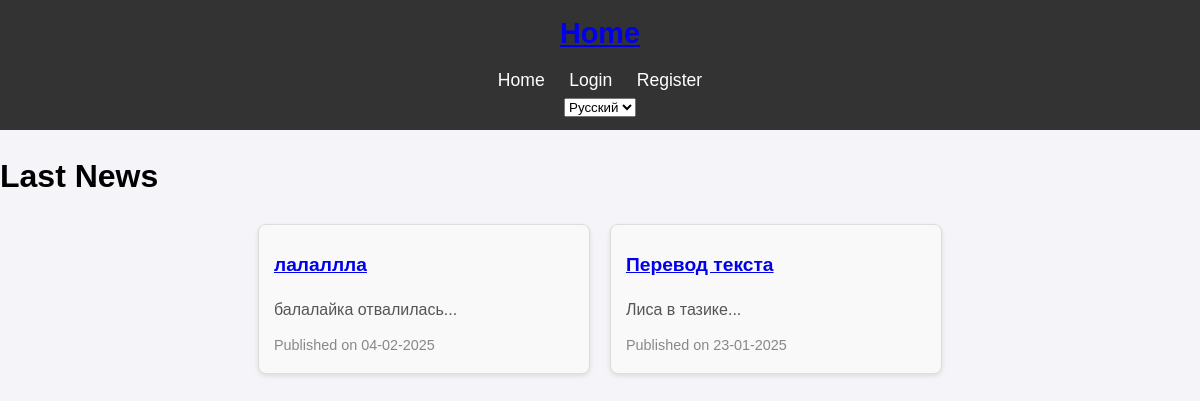
The page / on the database its author committed.
### app.py (models this page shows)
class News(db.Model):
    id = db.Column(db.Integer, primary_key=True)
    title = db.Column(db.String(100), nullable=False)
    content = db.Column(db.Text, nullable=False)
    preview_image = db.Column(db.String(100), nullable=True)
    content_images = db.Column(db.Text, nullable=True)
    views = db.Column(db.Integer, default=0)
    created_at = db.Column(db.DateTime, default=datetime.utcnow)
    author_id = db.Column(db.Integer, db.ForeignKey('user.id'), nullable=False)
    translated_content = db.Column(db.Text, nullable=True)

### app.py (the view)
@app.route('/')
def index():
    news = News.query.order_by(News.created_at.desc()).all()
    return render_template('index.html', news=news)

### app.py (called while the page is built)
def translate(key):
    language = session.get('language', 'en')
    return translations.get(language, translations['en']).get(key, key)

@app.context_processor
def inject_translations():
    return {'t': translate}

@app.context_processor
def inject_user():
    user = None
    if 'user_id' in session:
        user = User.query.get(session['user_id'])
    return {'current_user': user}

### templates/index.html (shortened to what this page needs)
{% extends 'base.html' %}
{% block content %}
    <h1>{{ t('last_news') }}</h1>
    <div class="news-container">
        {% if news %}
            {% for item in news %}
            <div class="news-item">
                <h2><a href="{{ url_for('news_detail', news_id=item.id) }}">{{ item.title }}</a></h2>
                <p>{{ item.content[:150] }}...</p>
                <small>{{ t('published_on') }} {{ item.created_at.strftime('%d-%m-%Y') }}</small>
            </div>
            {% endfor %}
        {% else %}
            <p>{{ t('no_news') }}</p>
        {% endif %}
    </div>
{% endblock %}

### templates/base.html (shortened to what this page needs)
<!DOCTYPE html>
<html lang="en">
<head>
    <link rel="stylesheet" href="{{ url_for('static', filename='styles.css') }}">
</head>
<body>
    <header>
        <h1><a href="/">{{ t('home') }}</a></h1>
        <nav>
            <a href="/">{{ t('home') }}</a>
            {% if current_user %}
                <a href="/profile">{{ t('profile') }}</a>
                {% if current_user.role in ['moder', 'admin', 'superadmin'] %}
                    <a href="/admin_panel">{{ t('admin_panel') }}</a>
                {% endif %}
                <a href="/logout">{{ t('logout') }}</a>
            {% else %}
                <a href="/login">{{ t('login') }}</a>
                <a href="/register">{{ t('register') }}</a>
            {% endif %}
            <form action="/set_language" method="POST" class="language-form">
                <select name="language" onchange="this.form.submit()">
                    <option value="ru" {% if session.get('language') == 'ru' %}selected{% endif %}>Русский</option>
                </select>
            </form>
        </nav>
    </header>
    <main>
        {% block content %}{% endblock %}
    </main>
</body>
</html>

### static/styles.css (style rules this page uses)
.news-container { display: flex; flex-wrap: wrap; gap: 20px; justify-content: center; margin-top: 20px; }
.news-item { background-color: #f9f9f9; border: 1px solid #ddd; border-radius: 8px; width: 300px; padding: 15px; box-shadow: 0 2px 5px rgba(0, 0, 0, 0.1); transition: transform 0.2s ease, box-shadow 0.2s ease; }
.news-item h2 { font-size: 1.2em; margin: 10px 0; color: #333; }
.news-item p { color: #555; margin-bottom: 10px; }
.news-item small { font-size: 0.9em; color: #888; }
body { font-family: Arial, sans-serif; line-height: 1.6; margin: 0; padding: 0; background-color: #f4f4f9; }
header { background: #333; color: #fff; padding: 10px 20px; text-align: center; }
header h1 { margin: 0; font-size: 1.8em; }
nav { margin-top: 10px; }
nav a { color: #fff; margin: 0 10px; text-decoration: none; font-size: 1.1em; }

### rows shown on the page
News: title "лалаллла", content "балалайка отвалилась", t "Published on", created_at "04-02-2025"
News: title "Перевод текста", content "Лиса в тазике", t "Published on", created_at "23-01-2025"

### other values the page prints
{{ t('home') }} "Home"
{{ t('login') }} "Login"
{{ t('register') }} "Register"
{{ t('last_news') }} "Last News"
